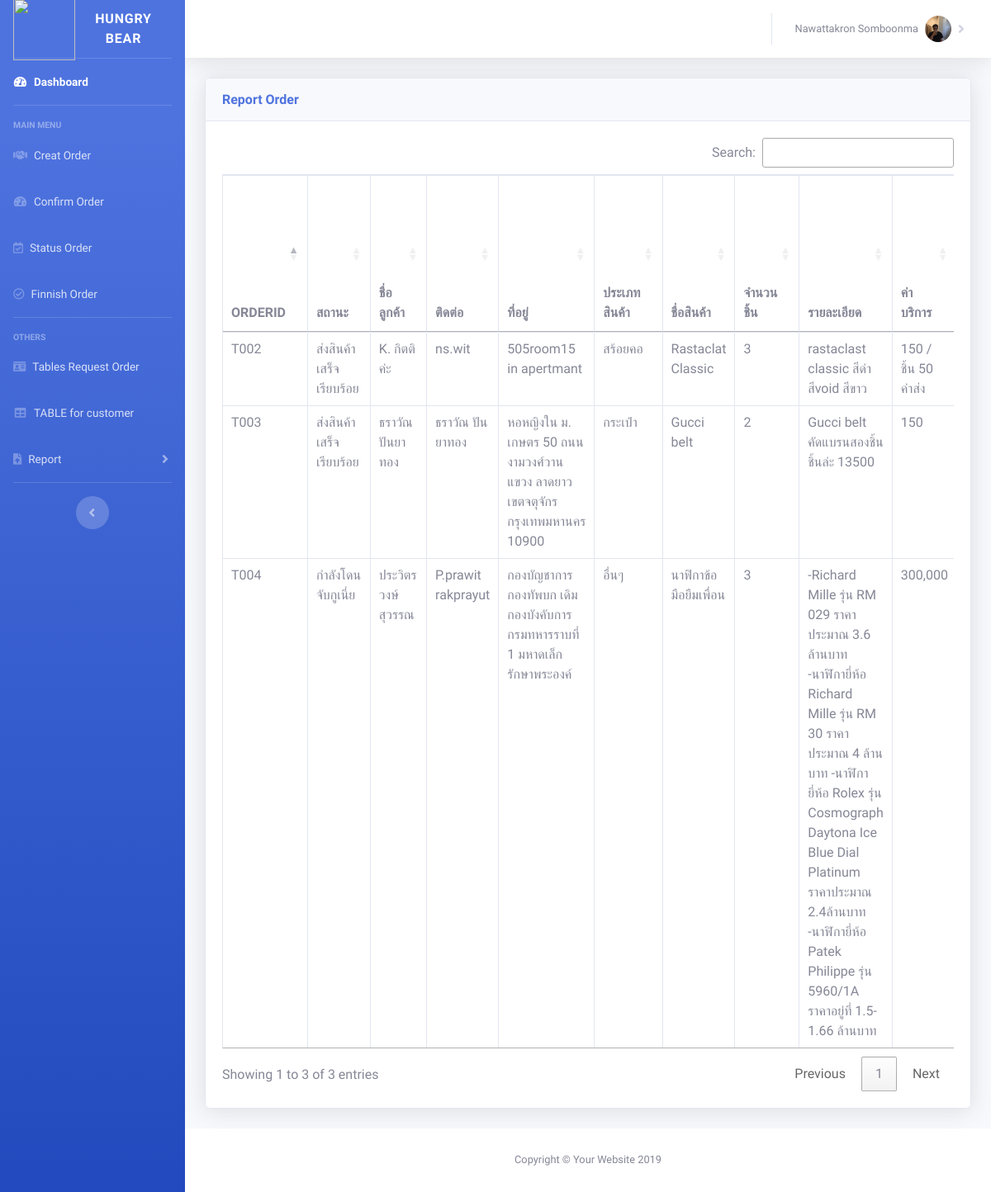
Before: /report.php with the older database file.
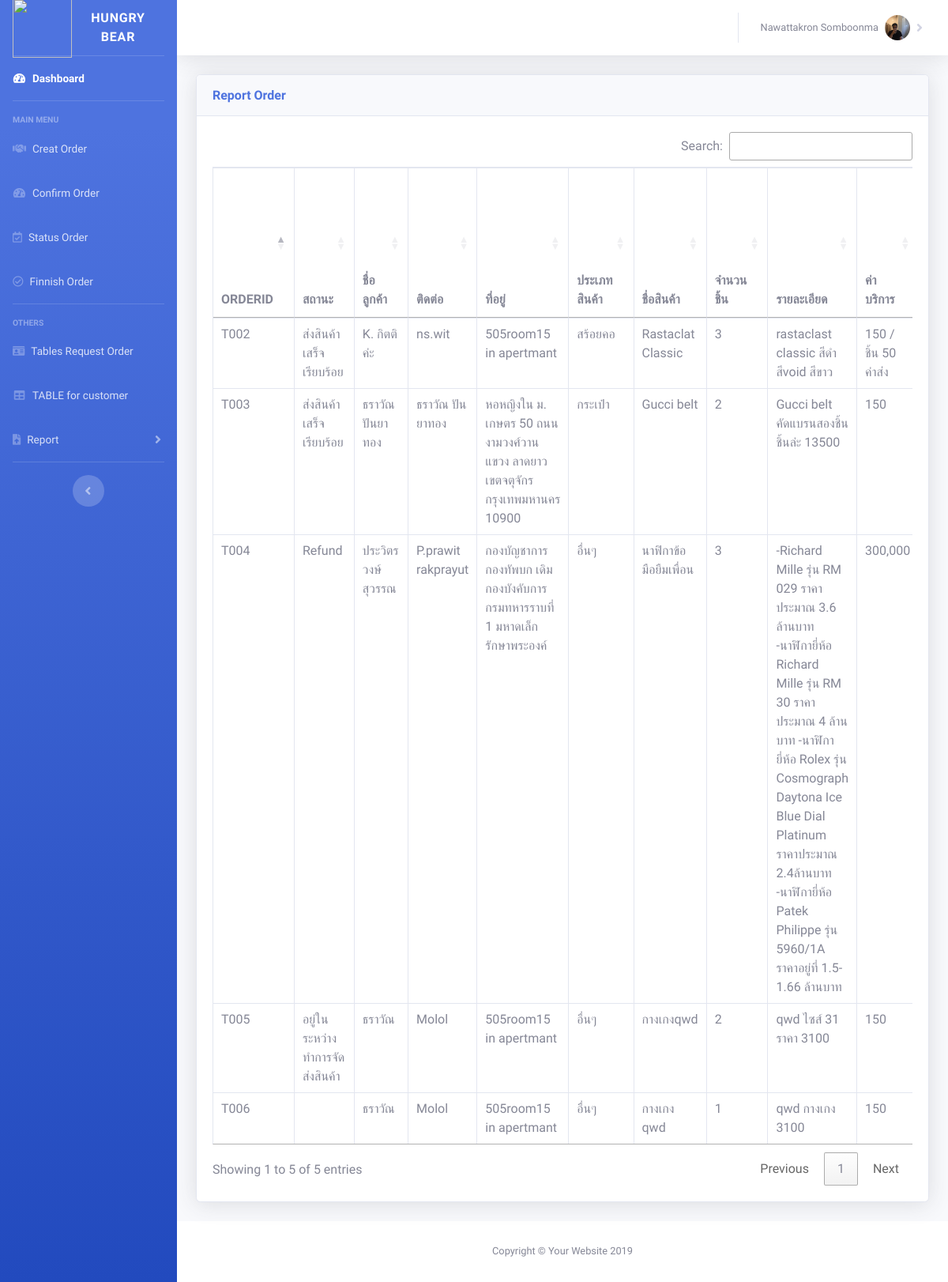
After: the same page with the newer database file.
### tables this page shows
CREATE TABLE `orderfence` (
  `orderid` varchar(4) NOT NULL,
  `orderstatus` varchar(50) NOT NULL,
  `ordernamecus` varchar(100) NOT NULL,
  `ordercontact` varchar(100) NOT NULL,
  `orderaddress` varchar(1000) NOT NULL,
  `typepd` varchar(50) NOT NULL,
  `ordernameproduct` varchar(300) NOT NULL,
  `orderpieceproduct` varchar(5) NOT NULL,
  `orderdetailproduct` varchar(1000) NOT NULL,
  `orderservicecharge` varchar(255) NOT NULL,
  `ordertotalprice` varchar(255) NOT NULL,
  `orderdatebuy` date NOT NULL,
  `trackingnumber` varchar(50) NOT NULL
);

### report.php (the view, shortened to what the changed rows need)
<!DOCTYPE html>
<html lang="en">
<head>
    <link href="vendor/fontawesome-free/css/all.min.css" rel="stylesheet" type="text/css">
    <link href="css/sb-admin-2.min.css" rel="stylesheet">
    <link href="vendor/datatables/dataTables.bootstrap4.min.css" rel="stylesheet">
</head>
<body id="page-top">
<div id="wrapper">
    <div id="content-wrapper" class="d-flex flex-column">
        <div id="content">
            <div class="container-fluid">
                <div class="card shadow mb-4">
                    <div class="card-body">
                        <div class="table-responsive">
                            <table class="table table-bordered" id="dbdb" width="100%" >
                                <thead>
                                <tr>
                                    <th>ORDERID</th>
                                    <th>สถานะ</th>
                                    <th>ชื่อลูกค้า</th>
                                    <th>ติดต่อ</th>
                                    <th>ที่อยู่</th>
                                    <th>ประเภทสินค้า</th>
                                    <th>ชื่อสินค้า</th>
                                    <th>จำนวนชิ้น</th>
                                    <th>รายละเอียด</th>
                                    <th>ค่าบริการ</th>
                                </tr>
                                </thead>
                                <tbody>
                                <?php
                                include('connect.php');
                                $query = "SELECT * FROM orderfence ORDER BY orderid asc" or die("Error:" . mysqli_error());
                                $result = mysqli_query($conn, $query);
                                while($row = mysqli_fetch_array($result)) {
                                    echo "<tr>";
                                    echo "<td>" . $row["orderid"]. "</td>";
                                    echo "<td>" . $row["orderstatus"]. "</td>";
                                    echo "<td>" . $row["ordernamecus"]. "</td>";
                                    echo "<td>" . $row["ordercontact"]. "</td>";
                                    echo "<td>" . $row["orderaddress"]. "</td>";
                                    echo "<td>" . $row["typepd"]. "</td>";
                                    echo "<td>" . $row["ordernameproduct"]. "</td>";
                                    echo "<td>" . $row["orderpieceproduct"]. "</td>";
                                    echo "<td>" . $row["orderdetailproduct"]. "</td>";
                                    echo "<td>" . $row["orderservicecharge"]. "</td>";
                                    echo "</tr>";
                                }
                                ?>
                                </tbody>
                            </table>
                        </div>
                    </div>
                </div>
            </div>
        </div>
    </div>
</div>
<link rel="stylesheet" href="//cdn.datatables.net/1.10.15/css/jquery.dataTables.min.css">
<link rel="stylesheet" href="//cdn.datatables.net/buttons/1.4.1/css/buttons.dataTables.min.css">
</body>
</html>

Changed rows visible on the page:
changed orderfence "ประวิตร วงษ์สุวรรณ": orderstatus "กำลังโดนจับกูเนี่ย" → "Refund"
added orderfence: orderid "T005", orderstatus "อยู่ในระหว่างทำการจัดส่งสินค้า", ordernamecus "ธราวัณ", ordercontact "Molol", orderaddress "505room15 in apertmant", typepd "อื่นๆ", ordernameproduct "กางเกงqwd", orderpieceproduct "2", orderdetailproduct "qwd ไซส์ 31 ราคา 3100", orderservicecharge "150"
added orderfence: orderid "T006", ordernamecus "ธราวัณ", ordercontact "Molol", orderaddress "505room15 in apertmant", typepd "อื่นๆ", ordernameproduct "กางเกง qwd", orderpieceproduct "1", orderdetailproduct "qwd กางเกง 3100", orderservicecharge "150"
Other visible differences:
text written by a page script: "Search: Showing 1 to 3 of 3 entries Previous 1 Next" → "Search: Showing 1 to 5 of 5 entries Previous 1 Next"
